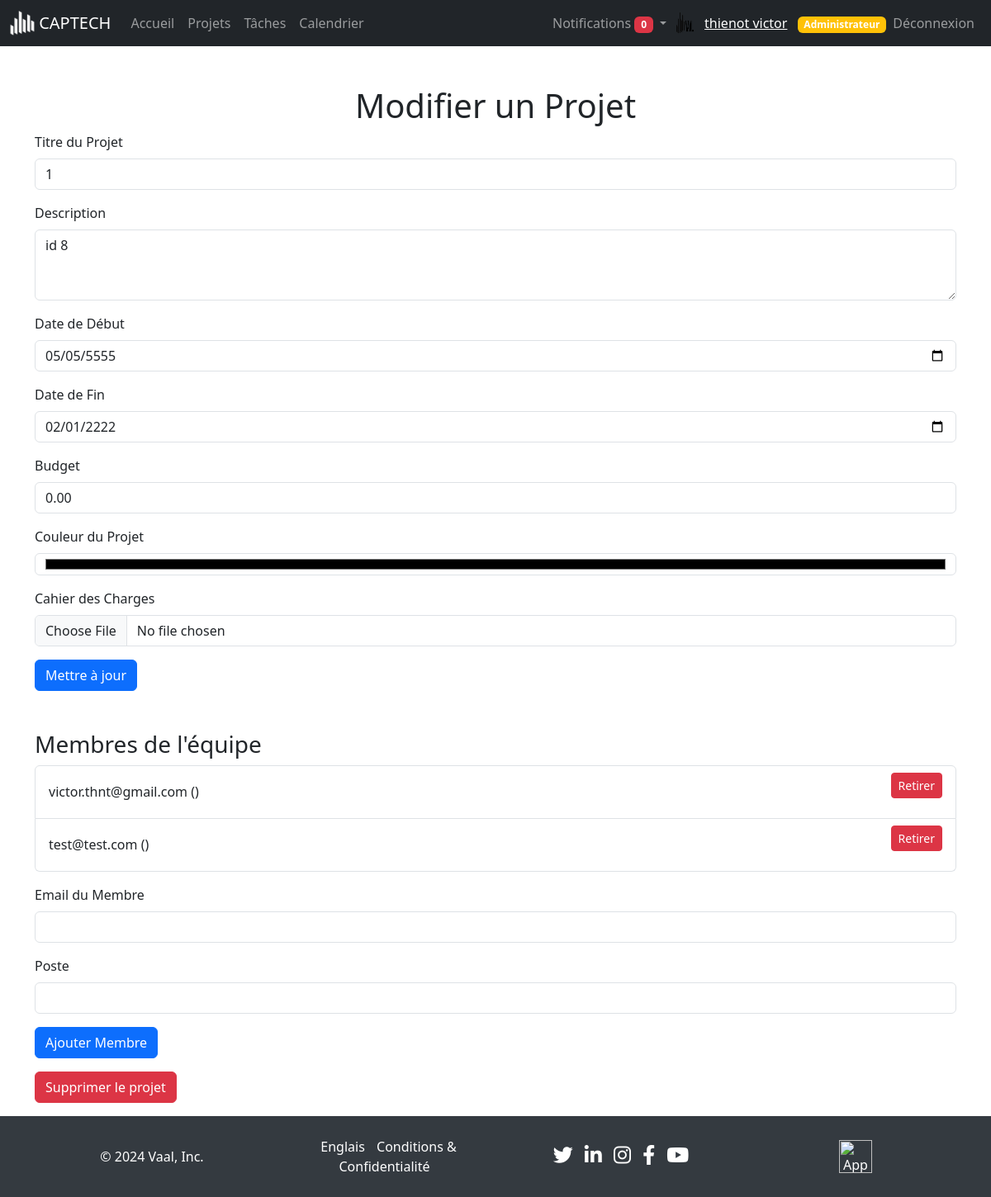
The page /views/projects/edit.php?id=8 (signed in) on the database its author committed.
### tables this page shows
CREATE TABLE `users` (
  `id` int(11) NOT NULL,
  `profile` varchar(255) NOT NULL,
  `nom` varchar(50) NOT NULL,
  `prenom` varchar(255) NOT NULL,
  `email` varchar(100) NOT NULL,
  `password` varchar(255) NOT NULL,
  `role` enum('member','manager','admin') DEFAULT 'member',
  `activation` enum('oui','non') NOT NULL DEFAULT 'non'
);

CREATE TABLE `projects` (
  `id` int(11) NOT NULL,
  `title` varchar(100) NOT NULL,
  `description` text DEFAULT NULL,
  `start_date` date DEFAULT NULL,
  `end_date` date DEFAULT NULL,
  `budget` decimal(10,2) DEFAULT NULL,
  `manager_id` int(11) DEFAULT NULL
);

CREATE TABLE `user_team` (
  `team_id` int(11) NOT NULL,
  `team_name` varchar(100) NOT NULL,
  `project_id` int(11) DEFAULT NULL,
  `user_id` int(11) DEFAULT NULL,
  `post` varchar(100) DEFAULT NULL
);

### views/projects/edit.php (the view, shortened to what this page needs)
<?php
include '../../includes/connect.php';
include '../../includes/navbar.php';
if (isset($_GET['id'])) {
    $project_id = $_GET['id'];
    try {
        $stmt = $pdo->prepare("SELECT * FROM projects WHERE id = ?");
        $stmt->execute([$project_id]);
        $project = $stmt->fetch();
        $stmt = $pdo->prepare("
            SELECT users.id, users.email, user_team.post
            FROM users
            JOIN user_team ON users.id = user_team.user_id
            WHERE user_team.project_id = ?
        ");
        $stmt->execute([$project_id]);
        $team_members = $stmt->fetchAll();
    } catch (Exception $e) {
        echo "Erreur : " . $e->getMessage();
        exit;
    }
} else {
    echo "ID de projet manquant.";
    exit;
}
?>
<!DOCTYPE html>
<html lang="fr">
<head>
    <link href="https://cdn.jsdelivr.net/npm/bootstrap@5.3.3/dist/css/bootstrap.min.css" rel="stylesheet">
    <link href="https://cdn.jsdelivr.net/npm/bootstrap-icons/font/bootstrap-icons.css" rel="stylesheet">
    <link href="../../assets/css/style.css" rel="stylesheet">
</head>
<body>
<div class="container mt-5">
    <h1 class="text-center">Modifier un Projet</h1>
    <form method="POST" action="edit.php?id=<?php echo htmlspecialchars($project['id']); ?>" enctype="multipart/form-data">
        <div class="mb-3">
            <label for="title" class="form-label">Titre du Projet</label>
            <input type="text" class="form-control" id="title" name="title" value="<?php echo htmlspecialchars($project['title']); ?>" required>
        </div>
        <div class="mb-3">
            <label for="description" class="form-label">Description</label>
            <textarea class="form-control" id="description" name="description" rows="3" required><?php echo htmlspecialchars($project['description']); ?></textarea>
        </div>
        <div class="mb-3">
            <label for="start_date" class="form-label">Date de Début</label>
            <input type="date" class="form-control" id="start_date" name="start_date" value="<?php echo htmlspecialchars($project['start_date']); ?>" required>
        </div>
        <div class="mb-3">
            <label for="end_date" class="form-label">Date de Fin</label>
            <input type="date" class="form-control" id="end_date" name="end_date" value="<?php echo htmlspecialchars($project['end_date']); ?>" required>
        </div>
        <div class="mb-3">
            <label for="budget" class="form-label">Budget</label>
            <input type="number" class="form-control" id="budget" name="budget" step="0.01" value="<?php echo htmlspecialchars($project['budget']); ?>" required>
        </div>
        <div class="mb-3">
            <label for="color" class="form-label">Couleur du Projet</label>
            <input type="color" class="form-control" id="color" name="color" value="<?php echo htmlspecialchars($project['color']); ?>" required>
        </div>
        <div class="mb-3">
            <label for="cahier_charge" class="form-label">Cahier des Charges</label>
            <input type="file" class="form-control" id="cahier_charge" name="cahier_charge">
        </div>
        <button type="submit" class="btn btn-primary">Mettre à jour</button>
    </form>
    <div class="mt-5">
        <h3>Membres de l'équipe</h3>
        <ul class="list-group">
            <?php foreach ($team_members as $member): ?>
                <li class="list-group-item d-flex justify-content-between align-items-center">
                    <?php echo htmlspecialchars($member['email']); ?> (<?php echo htmlspecialchars($member['post']); ?>)
                    <form method="POST" action="edit.php?id=<?php echo htmlspecialchars($project['id']); ?>" class="d-inline">
                        <button type="submit" name="remove_member" class="btn btn-danger btn-sm">Retirer</button>
                    </form>
                </li>
            <?php endforeach; ?>
        </ul>
        <form method="POST" action="edit.php?id=<?php echo htmlspecialchars($project['id']); ?>" class="mt-3">
            <div class="mb-3">
                <label for="email" class="form-label">Email du Membre</label>
                <input type="email" class="form-control" id="email" name="email" required>
            </div>
            <div class="mb-3">
                <label for="post" class="form-label">Poste</label>
                <input type="text" class="form-control" id="post" name="post" required>
            </div>
            <button type="submit" name="add_member" class="btn btn-primary">Ajouter Membre</button>
        </form>
        <form method="POST" action="edit.php?id=<?php echo htmlspecialchars($project['id']); ?>" class="mt-3">
            <button type="submit" name="delete_project" class="btn btn-danger">Supprimer le projet</button>
        </form>
    </div>
</div>
<?php include '../../includes/footer.php'; ?>
</body>
</html>

### includes/navbar.php (shortened to what this page needs)
<?php
include $_SERVER['DOCUMENT_ROOT'].'/Project-Management-App/includes/connect.php';
$user_id = $_SESSION['user_id'];
$stmt = $pdo->prepare("SELECT * FROM users WHERE id = ?");
$stmt->execute([$user_id]);
$user = $stmt->fetch(PDO::FETCH_ASSOC);
$notificationsStmt = $pdo->prepare("SELECT * FROM notifications WHERE user_id = ? AND is_read = 0 ORDER BY created_at DESC");
$notificationsStmt->execute([$user_id]);
$notifications = $notificationsStmt->fetchAll();
$notificationCount = count($notifications);
$user_name = htmlspecialchars($user['nom'] . ' ' . $user['prenom']);
$profile_image = !empty($user['profile']) ? $user['profile'] : 'assets/images/default-profile.png';
$user_role = $user['role'];
?>
<nav class="navbar navbar-expand-lg navbar-dark bg-dark">
    <div class="container-fluid">
        <a class="navbar-brand" href="/Project-Management-App/index.php">
            <img src="/Project-Management-App/assets/images/logo_white.png" alt="Logo" width="30" height="30" class="d-inline-block align-top">
            CAPTECH
        </a>
        <div class="collapse navbar-collapse" id="navbarNav">
            <ul class="navbar-nav me-auto mb-2 mb-lg-0">
                <li class="nav-item">
                    <a class="nav-link" href="/Project-Management-App/dashboard.php">Accueil</a>
                </li>
                <li class="nav-item">
                    <a class="nav-link" href="/Project-Management-App/views/projects/view.php">Projets</a>
                </li>
                <li class="nav-item">
                    <a class="nav-link" href="/Project-Management-App/views/tasks/view.php">Tâches</a>
                </li>
                <li class="nav-item">
                    <a class="nav-link" href="/Project-Management-App/views/calendar/view.php">Calendrier</a>
                </li>
            </ul>
            <ul class="navbar-nav ms-auto mb-2 mb-lg-0 align-items-center">
                <li class="nav-item dropdown">
                    <a class="nav-link dropdown-toggle" href="#" id="notificationsDropdown" role="button" data-bs-toggle="dropdown" aria-expanded="false">
                        Notifications <span class="badge bg-danger"><?php echo $notificationCount; ?></span>
                    </a>
                </li>
                <li class="nav-item d-flex align-items-center">
                    <img src="/Project-Management-App/<?php echo htmlspecialchars($profile_image); ?>" alt="Profile Image" width="30" height="30" class="rounded-circle me-2">
                    <span class="navbar-text">
                        <a href="/Project-Management-App/views/auth/profile.php"><?php echo $user_name; ?></a>
                        <?php if ($user_role === 'admin'): ?>
                            <span class="badge bg-warning text-dark ms-2"><a href="../Project-Management-App/dashboard_admin.php" style="text-decoration: none;">Administrateur</a></span>
                        <?php endif; ?>
                    </span>
                </li>
                <li class="nav-item">
                    <a class="nav-link" href="/Project-Management-App/includes/logout.php">Déconnexion</a>
                </li>
            </ul>
        </div>
    </div>
</nav>

### includes/footer.php (style rules this page uses)
body { display: flex; flex-direction: column; min-height: 100vh; margin: 0; }

### rows shown on the page
users: profile (picture), user_name "thienot victor"
projects: title "1", description "id 8", start_date "05/05/5555", end_date "02/01/2222", budget "0.00"
user_team: user.email "victor.thnt@gmail.com"
user_team: user.email "test@test.com"

### other values the page prints
$notificationCount "0"
